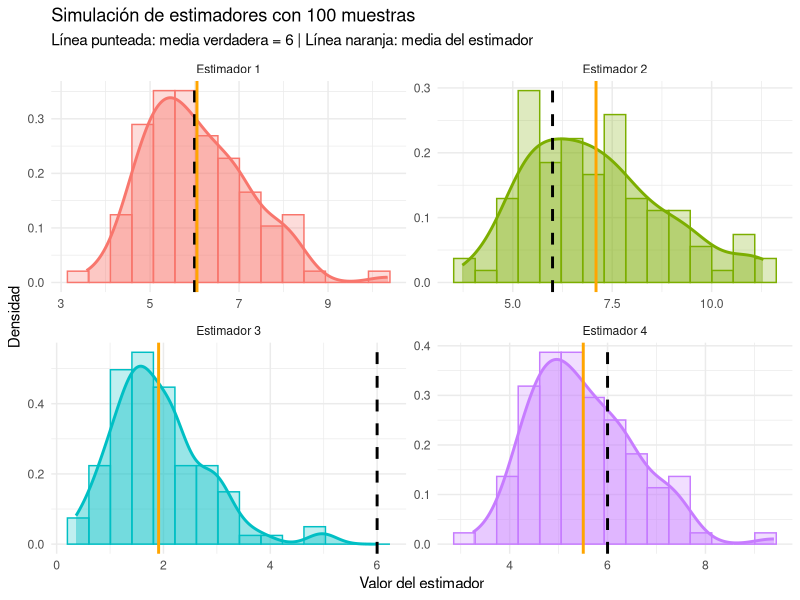
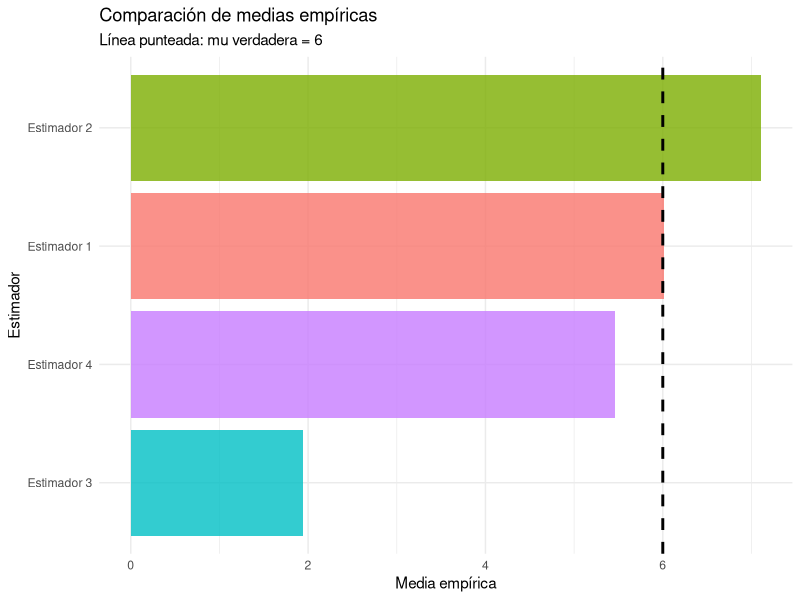
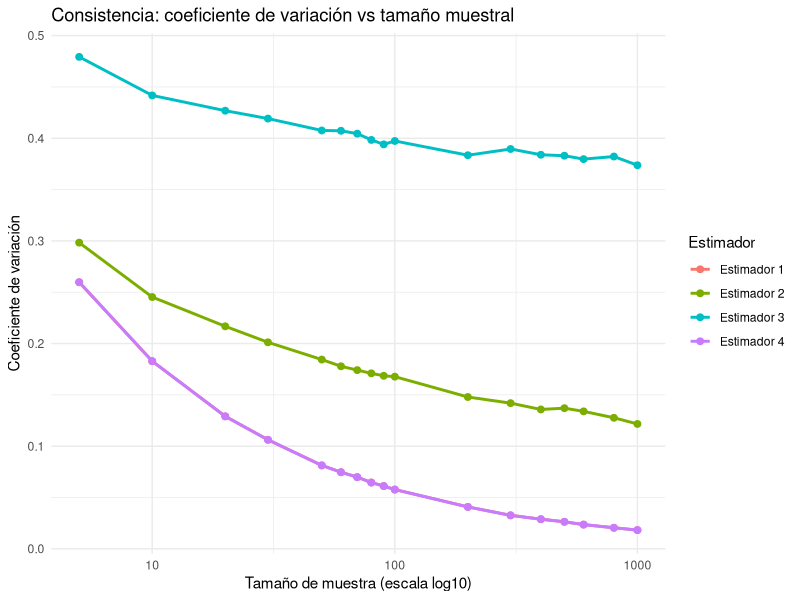
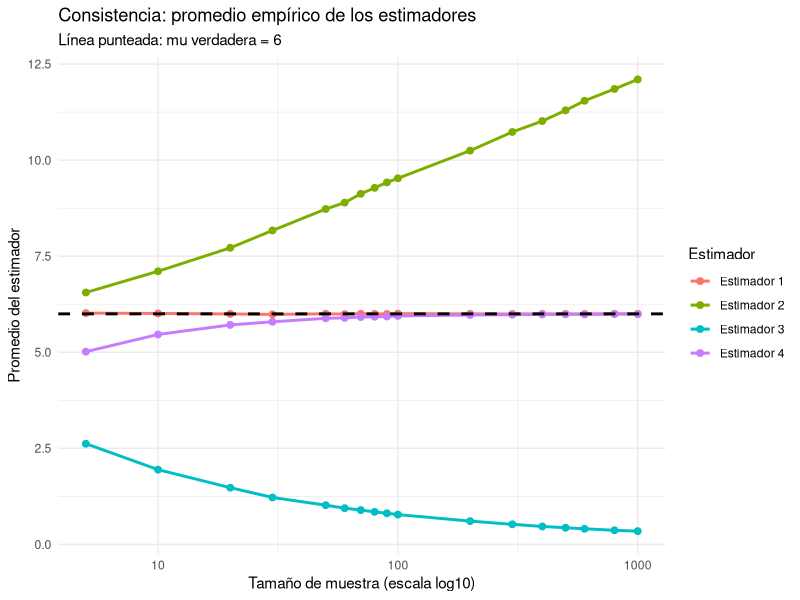
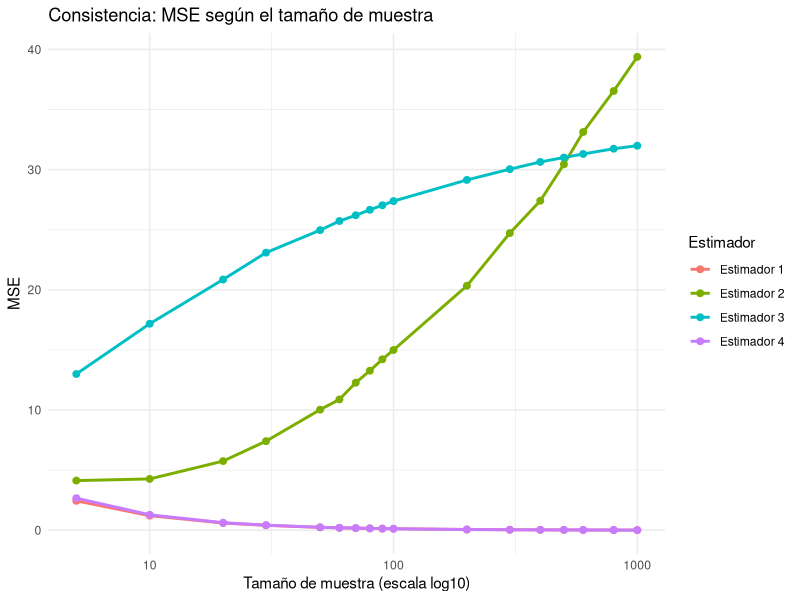
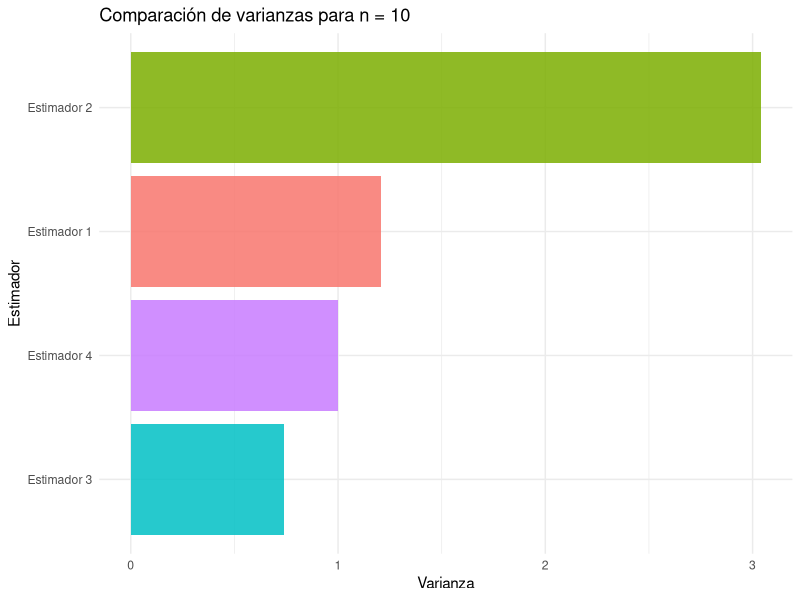

These figures' R source, in order:
## ---- chunk 1
paquetes <- c("ggplot2", "dplyr","tidyr", "tibble","purrr", "knitr", "kableExtra","bookdown")
for (p in paquetes) {
  if (!require(p, character.only = TRUE)) {
    install.packages(p, repos = "https://cloud.r-project.org")
    library(p, character.only = TRUE)
  } else {
    library(p, character.only = TRUE)
  }
}
## ---- chunk 2
alpha <-3
sigma <- 2
mu_verdadera <- alpha *sigma
var_poblacional <- alpha * sigma^2
seed <- 456
n_base <- 10
B_graficos <- 100
B_sim <- 10000

estimador1 <- function(x) mean(x)
estimador2 <- function(x) (min(x)+max(x)) / 2
estimador3 <- function(x) min(x)
estimador4 <- function(x) sum(x) / (length(x) + 1)

#estimadores <- list(
#  "Estimador 1" = estimador1,
#  "Estimador 2" = estimador2,
#  "Estimador 3" = estimador3,
#  "Estimador 4" = estimador4
#)

tabla_parametros <- tibble(
  Parámetro = c("Forma alpha","Escala sigma", "Media verdadera mu", "Varianza poblacional","Semilla", "n base","Simulaciones para gráficas", "Simulaciones para análisis"),
  Valor = c(alpha, sigma, mu_verdadera, var_poblacional, seed, n_base, B_graficos, B_sim)
)

knitr::kable(
  tabla_parametros,
  caption = "Constantes utilizadas en el desarrollo del problema.",
  digits = 4,
  format = "html"
) |>
  kableExtra::kable_styling(
    bootstrap_options = c("striped", "hover", "bordered"),
    full_width = FALSE,
    font_size = 12
  )
## ---- chunk 3
calcular_estimadores <- function(n, alpha = 3, sigma = 2) {
  x <- rgamma(n, shape = alpha, scale = sigma)
  tibble(
    `Estimador 1` = estimador1(x),
    `Estimador 2` = estimador2(x),
    `Estimador 3` = estimador3(x),
    `Estimador 4` = estimador4(x)
  )
}
## ---- chunk 4
set.seed(seed)
res_100 <- map_dfr(1:B_graficos, ~ calcular_estimadores(n = n_base, alpha = alpha, sigma = sigma), .id = "Muestra") |>
  mutate(Muestra = as.integer(Muestra))

res_100_largo <- res_100 |>
  pivot_longer(cols = starts_with("Estimador"), names_to = "Estimador", values_to = "Valor")

resumen_100 <- res_100_largo |>
  group_by(Estimador) |>
  summarise(
    Media = mean(Valor),
    DesvEst = sd(Valor),
    Min = min(Valor),
    Max = max(Valor),
    .groups = "drop"
  )

knitr::kable(
  resumen_100,
  caption = "Resumen descriptivo de los estimadores con 100 muestras de tamaño 10.",
  digits = 4,
  format = "html"
) |>
  kableExtra::kable_styling(
    bootstrap_options = c("striped", "hover", "bordered"),
    full_width = FALSE,
    font_size = 12
  )
## ---- chunk 5
ggplot(res_100_largo, aes(x = Valor, fill = Estimador, color = Estimador)) +
  geom_histogram(aes(y = after_stat(density)), bins = 15, alpha = 0.25, position = "identity") +
  geom_density(linewidth = 1, alpha = 0.4) +
  
  # media verdadera
  geom_vline(xintercept = mu_verdadera, linetype = "dashed", linewidth = 1) +
  
  # media del estimador
  geom_vline(data = resumen_100,
             aes(xintercept = Media),
             color = "orange",
             linewidth = 1) +
  
  facet_wrap(~ Estimador, scales = "free", ncol = 2) +
  
  labs(
    title = "Simulación de estimadores con 100 muestras",
    subtitle = paste0("Línea punteada: media verdadera = ", mu_verdadera,
                      " | Línea naranja: media del estimador"),
    x = "Valor del estimador",
    y = "Densidad"
  ) +
  
  theme_minimal() +
  theme(legend.position = "none")
## ---- chunk 6
set.seed(seed)
res_ins <- map_dfr(1:B_sim, ~ calcular_estimadores(n = n_base, alpha = alpha, sigma = sigma)) |>
  pivot_longer(cols = everything(), names_to = "Estimador", values_to = "Valor")

tabla_insesgadez <- res_ins |>
  group_by(Estimador) |>
  summarise(
    Media_Estimada = mean(Valor),
    Sesgo = mean(Valor) - mu_verdadera,
    Sesgo_Absoluto = abs(Sesgo),
    Varianza = var(Valor),
    .groups = "drop"
  ) |>
  arrange(Sesgo_Absoluto)

knitr::kable(
  tabla_insesgadez,
  caption = "Evaluación de insesgadez por simulación con 10.000 repeticiones y n = 10.",
  digits = 5,
  format = "html"
) |>
  kableExtra::kable_styling(
    bootstrap_options = c("striped", "hover", "bordered"),
    full_width = FALSE,
    font_size = 12
  )
## ---- chunk 7
ggplot(tabla_insesgadez, aes(x = reorder(Estimador, Media_Estimada), y = Media_Estimada, fill = Estimador)) +
  geom_col(alpha = 0.8) +
  geom_hline(yintercept = mu_verdadera, linetype = "dashed", linewidth = 1) +
  coord_flip() +
  labs(
    title = "Comparación de medias empíricas",
    subtitle = paste0("Línea punteada: mu verdadera = ", mu_verdadera),
    x = "Estimador",
    y = "Media empírica"
  ) +
  theme_minimal() +
  theme(legend.position = "none")
## ---- chunk 8
n_values <- c(5, 10, 20, 30, 50, 60, 70, 80, 90, 100, 200, 300, 400, 500, 600, 800, 1000)

simular_por_n <- function(n, B = 5000, alpha = 3, sigma = 2) {
  reps <- map_dfr(1:B, ~ calcular_estimadores(n = n, alpha = alpha, sigma = sigma)) |>
    pivot_longer(cols = everything(), names_to = "Estimador", values_to = "Valor")

  reps |>
    group_by(Estimador) |>
    summarise(
      n = n,
      Media = mean(Valor),
      Varianza = var(Valor),
      DesvEst = sd(Valor),
      CV = sd(Valor) / abs(mean(Valor)),
      MSE = mean((Valor - mu_verdadera)^2),
      .groups = "drop"
    )
}

set.seed(seed)
res_consistencia <- map_dfr(n_values, simular_por_n)

knitr::kable(
  head(res_consistencia, 12),
  caption = "Primeras filas de la tabla de consistencia (se muestran 12 filas como vista previa).",
  digits = 5,
  format = "html"
) |>
  kableExtra::kable_styling(
    bootstrap_options = c("striped", "hover", "bordered"),
    full_width = FALSE,
    font_size = 12
  )
## ---- chunk 9
ggplot(res_consistencia, aes(x = n, y = CV, color = Estimador)) +
  geom_line(linewidth = 1) +
  geom_point(size = 2) +
  scale_x_log10() +
  labs(
    title = "Consistencia: coeficiente de variación vs tamaño muestral",
    x = "Tamaño de muestra (escala log10)",
    y = "Coeficiente de variación"
  ) +
  theme_minimal()
## ---- chunk 10
ggplot(res_consistencia, aes(x = n, y = Media, color = Estimador)) +
  geom_line(linewidth = 1) +
  geom_point(size = 2) +
  geom_hline(yintercept = mu_verdadera, linetype = "dashed", linewidth = 1) +
  scale_x_log10() +
  labs(
    title = "Consistencia: promedio empírico de los estimadores",
    subtitle = paste0("Línea punteada: mu verdadera = ", mu_verdadera),
    x = "Tamaño de muestra (escala log10)",
    y = "Promedio del estimador"
  ) +
  theme_minimal()
## ---- chunk 11
ggplot(res_consistencia, aes(x = n, y = MSE, color = Estimador)) +
  geom_line(linewidth = 1) +
  geom_point(size = 2) +
  scale_x_log10() +
  labs(
    title = "Consistencia: MSE según el tamaño de muestra",
    x = "Tamaño de muestra (escala log10)",
    y = "MSE"
  ) +
  theme_minimal()
## ---- chunk 12
tabla_eficiencia <- res_consistencia |>
  filter(n == n_base) |>
  select(Estimador, Media, Varianza, CV, MSE) |>
  arrange(Varianza)

knitr::kable(
  tabla_eficiencia,
  caption = "Comparación de eficiencia para n = 10.",
  digits = 5,
  format = "html"
) |>
  kableExtra::kable_styling(
    bootstrap_options = c("striped", "hover", "bordered"),
    full_width = FALSE,
    font_size = 12
  )
## ---- chunk 13
ggplot(tabla_eficiencia, aes(x = reorder(Estimador, Varianza), y = Varianza, fill = Estimador)) +
  geom_col(alpha = 0.85) +
  coord_flip() +
  labs(
    title = "Comparación de varianzas para n = 10",
    x = "Estimador",
    y = "Varianza"
  ) +
  theme_minimal() +
  theme(legend.position = "none")
